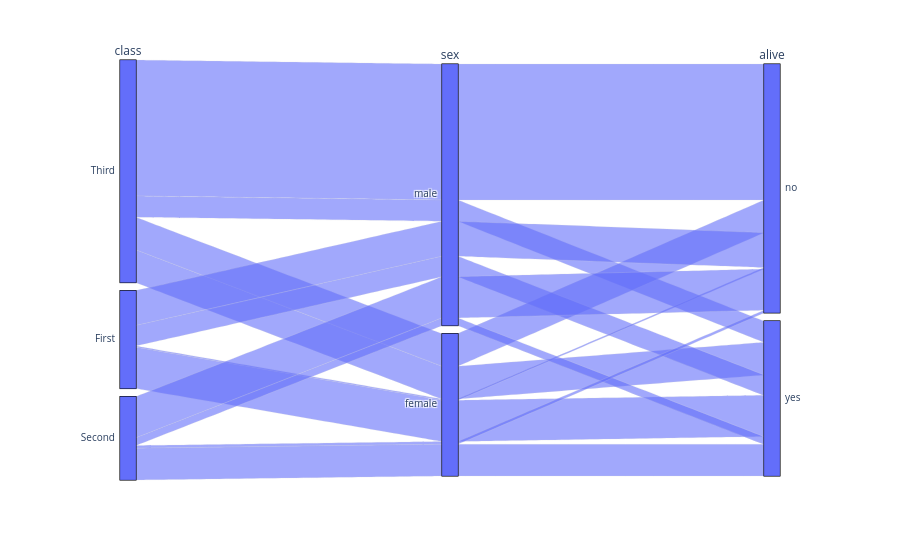

Write notebook code for a chart like this one.
### Code cell
px.parallel_categories(titanic[titanic_group_cols])

### Figure 1 — Plotly figure (JSON) as saved in the notebook; plotly's stock layout.template omitted (floating-point values rounded to 4 significant figures; data arrays with more than 128 entries replaced by an {"elided": "..."} marker saying what was removed)
{"data": [{"dimensions": [{"label": "class", "values": {"elided": "891 str values"}}, {"label": "sex", "values": {"elided": "891 str values"}}, {"label": "alive", "values": {"elided": "891 str values"}}], "domain": {"x": [0, 1], "y": [0, 1]}, "name": "", "type": "parcats"}], "layout": {"legend": {"tracegroupgap": 0}, "margin": {"t": 60}}}
